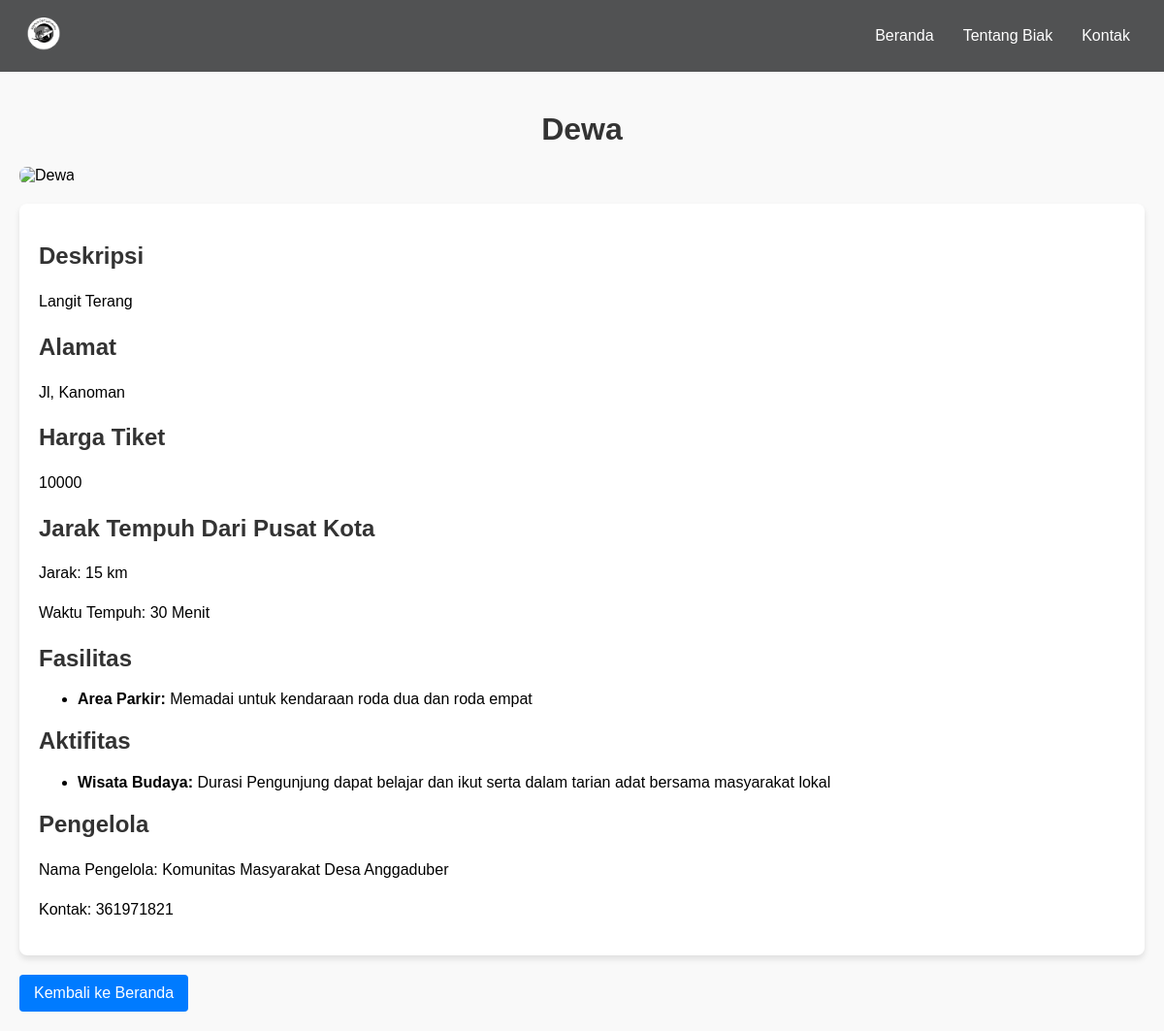
Page /detail.php?kd_objek=2 on the committed database.
### tables this page shows
CREATE TABLE `objek_wisata` (
  `kd_objek` int(10) NOT NULL,
  `kd_fasilitas` JSON NOT NULL,
  `kd_jarak` int(10) NOT NULL,
  `kd_aktifitas` JSON NOT NULL,
  `id_pengelola` int(10) NOT NULL,
  `nama_objek` varchar(100) NOT NULL,
  `foto` varchar(255) NOT NULL,
  `alamat` varchar(100) NOT NULL,
  `harga_tiket` varchar(50) NOT NULL,
  `estimasi_waktu` varchar(50) NOT NULL,
  `ket_objek` text NOT NULL
);

CREATE TABLE `jarak` (
  `kd_jarak` int(10) NOT NULL,
  `jarak_tempuh` varchar(10) NOT NULL,
  `waktu_tempuh` varchar(10) NOT NULL
);

CREATE TABLE `fasilitas` (
  `kd_fasilitas` int(10) NOT NULL,
  `nama_fasilitas` varchar(50) NOT NULL,
  `ket_fasilitas` text NOT NULL
);

CREATE TABLE `aktifitas` (
  `kd_aktifitas` int(10) NOT NULL,
  `nama_aktifitas` varchar(100) NOT NULL,
  `durasi_aktifitas` varchar(100) NOT NULL
);

CREATE TABLE `pengelola` (
  `id_pengelola` int(10) NOT NULL,
  `nama_pengelola` varchar(50) NOT NULL,
  `kontak_pengelola` int(12) NOT NULL
);

### detail.php (the view, shortened to what this page needs)
<?php
include 'admin/db_connect.php';
if (isset($_GET['kd_objek'])) {
    $kd_objek = intval($_GET['kd_objek']);
    $query = "
    SELECT
        o.kd_objek, o.nama_objek, o.foto, o.alamat, o.harga_tiket, o.estimasi_waktu, o.ket_objek,
        o.kd_fasilitas, o.kd_aktifitas,
        j.jarak_tempuh, j.waktu_tempuh,
        p.nama_pengelola, p.kontak_pengelola
    FROM objek_wisata o
    LEFT JOIN jarak j ON o.kd_jarak = j.kd_jarak
    LEFT JOIN pengelola p ON o.id_pengelola = p.id_pengelola
    WHERE o.kd_objek = ?";
    $stmt = $conn->prepare($query);
    $stmt->bind_param("i", $kd_objek);
    $stmt->execute();
    $result = $stmt->get_result();
    if ($result->num_rows > 0) {
        $row = $result->fetch_assoc();
        $kd_fasilitas = json_decode($row['kd_fasilitas'], true);
        $kd_aktifitas = json_decode($row['kd_aktifitas'], true);
        $fasilitas = [];
        if (!empty($kd_fasilitas)) {
            $placeholders = implode(',', array_fill(0, count($kd_fasilitas), '?'));
            $queryFasilitas = "SELECT nama_fasilitas, ket_fasilitas FROM fasilitas WHERE kd_fasilitas IN ($placeholders)";
            $stmtFasilitas = $conn->prepare($queryFasilitas);
            $stmtFasilitas->bind_param(str_repeat("i", count($kd_fasilitas)), ...$kd_fasilitas);
            $stmtFasilitas->execute();
            $resultFasilitas = $stmtFasilitas->get_result();
            while ($rowFasilitas = $resultFasilitas->fetch_assoc()) {
                $fasilitas[] = $rowFasilitas;
            }
        }
        $aktifitas = [];
        if (!empty($kd_aktifitas)) {
            $placeholders = implode(',', array_fill(0, count($kd_aktifitas), '?'));
            $queryAktifitas = "SELECT nama_aktifitas, durasi_aktifitas FROM aktifitas WHERE kd_aktifitas IN ($placeholders)";
            $stmtAktifitas = $conn->prepare($queryAktifitas);
            $stmtAktifitas->bind_param(str_repeat("i", count($kd_aktifitas)), ...$kd_aktifitas);
            $stmtAktifitas->execute();
            $resultAktifitas = $stmtAktifitas->get_result();
            while ($rowAktifitas = $resultAktifitas->fetch_assoc()) {
                $aktifitas[] = $rowAktifitas;
            }
        }
    } else {
        echo "Data tidak ditemukan.";
        exit;
    }
} else {
    echo "ID tidak ditemukan.";
    exit;
}
?>
<!DOCTYPE html>
<html lang="en">
<head>
    <link rel="stylesheet" href="style-detail.css">
</head>
<body>
    <nav>
        <div class="layar-dalam">
            <div class="logo">
                <a href="index.php"><img src="asset/logo-black.png" alt="Website Logo"></a>
            </div>
            <div class="menu">
                <ul>
                    <li><a href="index.php">Beranda</a></li>
                    <li><a href="index.php#aboutus">Tentang Biak</a></li>
                    <li><a href="index.php#contact">Kontak</a></li>
                </ul>
            </div>
        </div>
    </nav>
    <div class="container">
        <h1><?= htmlspecialchars($row['nama_objek']) ?></h1>
        <div class="image-container">
            <img src="admin/<?= htmlspecialchars($row['foto']) ?>" alt="<?= htmlspecialchars($row['nama_objek']) ?>">
        </div>
        <div class="content">
            <h2>Deskripsi</h2>
            <p><?= nl2br(htmlspecialchars($row['ket_objek'])) ?></p>
            <h2>Alamat</h2>
            <p><?= htmlspecialchars($row['alamat']) ?></p>
            <h2>Harga Tiket</h2>
            <p><?= htmlspecialchars($row['harga_tiket']) ?></p>
            <h2>Jarak Tempuh Dari Pusat Kota</h2>
            <p>Jarak: <?= htmlspecialchars($row['jarak_tempuh']) ?></p>
            <p>Waktu Tempuh: <?= htmlspecialchars($row['waktu_tempuh']) ?></p>
            <h2>Fasilitas</h2>
            <?php if (!empty($fasilitas)): ?>
                <ul>
                    <?php foreach ($fasilitas as $fas): ?>
                        <li><strong><?= htmlspecialchars($fas['nama_fasilitas']) ?>:</strong> <?= htmlspecialchars($fas['ket_fasilitas']) ?></li>
                    <?php endforeach; ?>
                </ul>
            <?php else: ?>
                <p>Tidak ada fasilitas tersedia.</p>
            <?php endif; ?>
            <h2>Aktifitas</h2>
            <?php if (!empty($aktifitas)): ?>
                <ul>
                    <?php foreach ($aktifitas as $akt): ?>
                        <li><strong><?= htmlspecialchars($akt['nama_aktifitas']) ?>:</strong> Durasi <?= htmlspecialchars($akt['durasi_aktifitas']) ?></li>
                    <?php endforeach; ?>
                </ul>
            <?php else: ?>
                <p>Tidak ada aktifitas tersedia.</p>
            <?php endif; ?>
            <h2>Pengelola</h2>
            <p>Nama Pengelola: <?= htmlspecialchars($row['nama_pengelola']) ?></p>
            <p>Kontak: <?= htmlspecialchars($row['kontak_pengelola']) ?></p>
        </div>
        <a href="index.php" class="back-link">Kembali ke Beranda</a>
    </div>
</body>
</html>

### style-detail.css (style rules this page uses)
body { font-family: Arial, sans-serif; margin: 0; padding: 0; background-color: #f9f9f9; }
nav { background-color: #515253; padding: 10px 0; color: #fff; }
nav .layar-dalam { display: flex; justify-content: space-between; align-items: center; padding: 0 20px; }
nav .logo img { height: 50px; }
nav .menu ul { list-style: none; margin: 0; padding: 0; display: flex; }
nav .menu ul li { margin: 0 15px; }
nav .menu ul li a { color: #fff; text-decoration: none; font-size: 16px; transition: color 0.2s; }
.container { max-width: 1200px; margin: 0 auto; padding: 20px; }
h1 { text-align: center; margin-bottom: 20px; color: #333; }
.image-container img { width: 100%; max-height: 400px; object-fit: cover; border-radius: 8px; }
.content { margin-top: 20px; background: #fff; padding: 20px; border-radius: 8px; box-shadow: 0 4px 6px rgba(0, 0, 0, 0.1); }
.content h2 { color: #333; }
.content p { line-height: 1.6; margin: 15px 0; }
.back-link { display: inline-block; margin-top: 20px; text-decoration: none; padding: 10px 15px; background: #007bff; color: #fff; border-radius: 4px; }

### rows in the picture
objek_wisata: nama_objek "Dewa", ket_objek "Langit Terang", alamat "Jl, Kanoman", harga_tiket "10000", kd_jarak.jarak_tempuh "15 km", kd_jarak.waktu_tempuh "30 Menit", id_pengelola.nama_pengelola "Komunitas Masyarakat Desa Anggaduber", id_pengelola.kontak_pengelola "361971821"
fasilitas: nama_fasilitas "Area Parkir", ket_fasilitas "Memadai untuk kendaraan roda dua dan roda empat"
aktifitas: nama_aktifitas "Wisata Budaya", durasi_aktifitas "Pengunjung dapat belajar dan ikut serta dalam tarian adat bersama masyarakat lokal"
